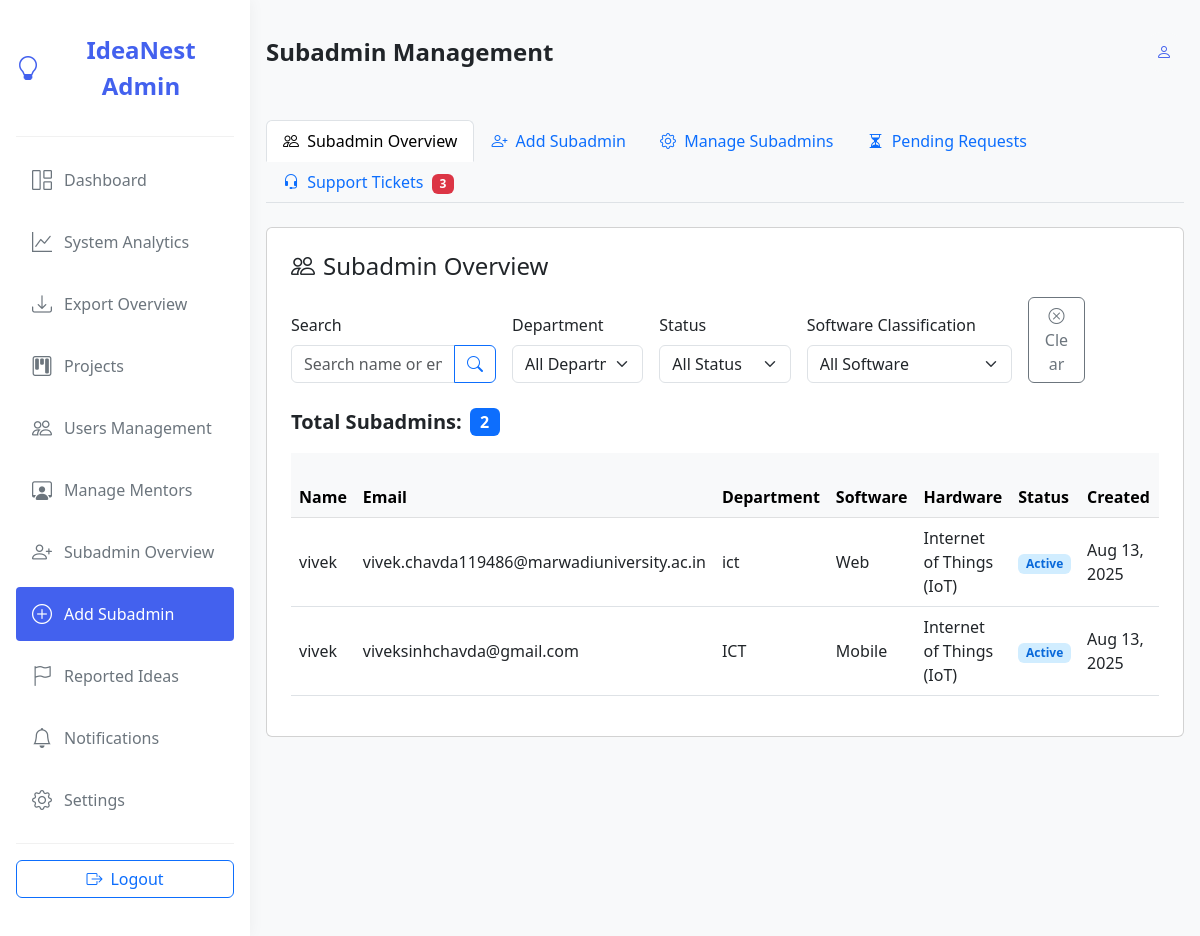
The page /Admin/subadmin/add_subadmin.php on the database its author committed.
### tables this page shows
CREATE TABLE `subadmins` (
                             `id` int(11) NOT NULL,
                             `email` varchar(255) NOT NULL,
                             `password` varchar(255) NOT NULL,
                             `name` varchar(100) DEFAULT NULL,
                             `domain` varchar(100) DEFAULT NULL,
                             `profile_complete` tinyint(1) DEFAULT 0,
                             `software_classification` varchar(100) DEFAULT NULL,
                             `hardware_classification` varchar(100) DEFAULT NULL,
                             `status` enum('active','inactive') DEFAULT 'active',
                             `created_at` timestamp NOT NULL DEFAULT current_timestamp(),
                             `last_login` timestamp NULL DEFAULT NULL
);

### Admin/subadmin/add_subadmin.php (the view, shortened to what this page needs)
<?php
include_once "../../Login/Login/db.php";
$stats_result = $conn->query("
    SELECT
        COUNT(*) as total,
        SUM(CASE WHEN status = 'open' THEN 1 ELSE 0 END) as open_count,
        SUM(CASE WHEN status = 'in_progress' THEN 1 ELSE 0 END) as in_progress_count,
        SUM(CASE WHEN status = 'resolved' THEN 1 ELSE 0 END) as resolved_count,
        SUM(CASE WHEN status = 'closed' THEN 1 ELSE 0 END) as closed_count,
        SUM(CASE WHEN priority = 'urgent' THEN 1 ELSE 0 END) as urgent_count,
        SUM(CASE WHEN priority = 'high' THEN 1 ELSE 0 END) as high_count
    FROM support_tickets
");
$ticket_stats = $stats_result->fetch_assoc();
$search = trim($_GET['search'] ?? '');
$sql = "SELECT id, name, email, domain, software_classification, hardware_classification, status, created_at, last_login FROM subadmins";
$sql .= " ORDER BY id DESC";
$stmt = $conn->prepare($sql);
$stmt->execute();
$result = $stmt->get_result();
$subadmin_count = $result->num_rows;
$subadmin_list = [];
while ($row = $result->fetch_assoc()) {
    $subadmin_list[] = $row;
}
$active_tab = $_GET['tab'] ?? 'overview';
?>
<!DOCTYPE html>
<html lang="en">
<head>
    <link href="https://cdn.jsdelivr.net/npm/bootstrap@5.3.0-alpha1/dist/css/bootstrap.min.css" rel="stylesheet">
    <link rel="stylesheet" href="https://cdn.jsdelivr.net/npm/bootstrap-icons@1.8.1/font/bootstrap-icons.css">
</head>
<body class="bg-light">
<?php include '../sidebar_admin.php'; ?>
<div class="main-content">
    <div class="topbar">
        <h1 class="page-title">Subadmin Management</h1>
        <div class="topbar-actions">
            <div class="dropdown">
                <a href="#" class="user-avatar" data-bs-toggle="dropdown" aria-expanded="false">
                    <i class="bi bi-person"></i>
                </a>
            </div>
        </div>
    </div>
    <div class="container-fluid p-0" style="min-height:100vh;">
        <ul class="nav nav-tabs mt-4" id="subadminTab" role="tablist">
            <li class="nav-item" role="presentation">
                <button class="nav-link <?php echo $active_tab === 'overview' ? 'active' : ''; ?>" id="overview-tab" data-bs-toggle="tab" data-bs-target="#overview" type="button" role="tab" aria-controls="overview" aria-selected="<?php echo $active_tab === 'overview' ? 'true' : 'false'; ?>">
                    <i class="bi bi-people me-1"></i> Subadmin Overview
                </button>
            </li>
            <li class="nav-item" role="presentation">
                <button class="nav-link <?php echo $active_tab === 'add' ? 'active' : ''; ?>" id="addsubadmin-tab" data-bs-toggle="tab" data-bs-target="#addsubadmin" type="button" role="tab" aria-controls="addsubadmin" aria-selected="<?php echo $active_tab === 'add' ? 'true' : 'false'; ?>">
                    <i class="bi bi-person-plus me-1"></i> Add Subadmin
                </button>
            </li>
            <li class="nav-item" role="presentation">
                <button class="nav-link <?php echo $active_tab === 'manage' ? 'active' : ''; ?>" id="manage-tab" data-bs-toggle="tab" data-bs-target="#manage" type="button" role="tab" aria-controls="manage" aria-selected="<?php echo $active_tab === 'manage' ? 'true' : 'false'; ?>">
                    <i class="bi bi-gear me-1"></i> Manage Subadmins
                </button>
            </li>
            <li class="nav-item" role="presentation">
                <button class="nav-link <?php echo $active_tab === 'pending' ? 'active' : ''; ?>" id="pending-tab" data-bs-toggle="tab" data-bs-target="#pending" type="button" role="tab" aria-controls="pending" aria-selected="<?php echo $active_tab === 'pending' ? 'true' : 'false'; ?>">
                    <i class="bi bi-hourglass-split me-1"></i> Pending Requests
                </button>
            </li>
            <li class="nav-item" role="presentation">
                <button class="nav-link <?php echo $active_tab === 'tickets' ? 'active' : ''; ?>" id="tickets-tab" data-bs-toggle="tab" data-bs-target="#tickets" type="button" role="tab" aria-controls="tickets" aria-selected="<?php echo $active_tab === 'tickets' ? 'true' : 'false'; ?>">
                    <i class="bi bi-headset me-1"></i> Support Tickets
                    <?php if ($ticket_stats['open_count'] + $ticket_stats['in_progress_count'] > 0): ?>
                        <span class="badge bg-danger ms-1"><?php echo $ticket_stats['open_count'] + $ticket_stats['in_progress_count']; ?></span>
                    <?php endif; ?>
                </button>
            </li>
        </ul>
        <div class="tab-content" id="subadminTabContent" style="padding:0;">
            <div class="tab-pane fade <?php echo $active_tab === 'overview' ? 'show active' : ''; ?>" id="overview" role="tabpanel" aria-labelledby="overview-tab">
                <div class="glass-card card p-4 w-100 mt-4">
                    <h4 class="mb-3">
                        <i class="bi bi-people me-2"></i>Subadmin Overview
                    </h4>
                    <form class="row g-3 align-items-end mb-4" id="subadminFilterBar" autocomplete="off" method="get">
                        <div class="col-md-3">
                            <label class="form-label">Search</label>
                            <div class="input-group">
                                <input type="text" class="form-control" placeholder="Search name or email..." name="search" value="<?php echo htmlspecialchars($search); ?>">
                                <button class="btn btn-outline-primary" type="submit"><i class="bi bi-search"></i></button>
                            </div>
                        </div>
                        <div class="col-md-2">
                            <label class="form-label">Department</label>
                            <select class="form-select" name="department">
                                <option value="">All Departments</option>
                            </select>
                        </div>
                        <div class="col-md-2">
                            <label class="form-label">Status</label>
                            <select class="form-select" name="status">
                                <option value="">All Status</option>
                            </select>
                        </div>
                        <div class="col-md-3">
                            <label class="form-label">Software Classification</label>
                            <select class="form-select" name="software_classification">
                                <option value="">All Software</option>
                            </select>
                        </div>
                        <div class="col-md-1 d-flex align-items-end">
                            <button type="reset" class="btn btn-outline-secondary w-100" onclick="window.location.href='?tab=overview'"><i class="bi bi-x-circle"></i> Clear</button>
                        </div>
                    </form>
                    <div class="d-flex align-items-center mb-3">
                        <span class="fs-5 fw-bold me-2">Total Subadmins:</span>
                        <span class="badge bg-primary fs-6"><?php echo $subadmin_count; ?></span>
                    </div>
                    <div class="table-responsive">
                        <table class="table table-hover align-middle">
                            <thead class="table-light">
                            <tr>
                                <th>Name</th>
                                <th>Email</th>
                                <th>Department</th>
                                <th>Software</th>
                                <th>Hardware</th>
                                <th>Status</th>
                                <th>Created</th>
                            </tr>
                            </thead>
                            <tbody>
                            <?php foreach ($subadmin_list as $sub): ?>
                                <tr>
                                    <td><?php echo htmlspecialchars($sub['name'] ?? 'Not Set'); ?></td>
                                    <td><?php echo htmlspecialchars($sub['email'] ?? ''); ?></td>
                                    <td><?php echo htmlspecialchars($sub['domain'] ?? 'Not Set'); ?></td>
                                    <td><?php echo htmlspecialchars($sub['software_classification'] ?? 'Not Set'); ?></td>
                                    <td><?php echo htmlspecialchars($sub['hardware_classification'] ?? 'Not Set'); ?></td>
                                    <td>
                                                <span class="badge <?php echo ($sub['status'] ?? 'active') === 'active' ? 'status-active' : 'status-inactive'; ?>">
                                                    <?php echo ucfirst($sub['status'] ?? 'active'); ?>
                                                </span>
                                    </td>
                                    <td><?php echo $sub['created_at'] ? date('M d, Y', strtotime($sub['created_at'])) : 'N/A'; ?></td>
                                </tr>
                            <?php endforeach; ?>
                            </tbody>
                        </table>
                    </div>
                </div>
            </div>
        </div>
    </div>
</div>
</body>
</html>

### assets/css/sidebar_admin.css (style rules this page uses)
.main-content { margin-left: 250px;padding: 1rem;transition: all 0.3s;min-height: 100vh; }
.topbar { display: flex;align-items: center;justify-content: space-between;padding: 1rem 0;margin-bottom: 2rem; }
.page-title { font-size: 1.5rem;font-weight: 600;margin: 0; }
.topbar-actions { display: flex;align-items: center; }
.user-avatar { width: 40px;height: 40px;border-radius: 50%;background-color: #f8f9fa;display: flex;align-items: center;justify-content: center;color: #4361ee;margin-left: 1rem;text-decoration: none; }

### Admin/subadmin/add_subadmin.php (style rules this page uses)
.main-content { margin-left: 250px; padding: 1rem; transition: all 0.3s; }
.topbar { display: flex; align-items: center; justify-content: space-between; padding: 1rem 0; margin-bottom: 2rem; }
.page-title { font-size: 1.5rem; font-weight: 600; margin: 0; }
.topbar-actions { display: flex; align-items: center; }
.user-avatar { width: 40px; height: 40px; border-radius: 50%; background-color: #f8f9fa; display: flex; align-items: center; justify-content: center; color: #4361ee; margin-left: 1rem; }
.status-active { background-color: #d1edff; color: #0969da; }

### rows shown on the page
subadmins: name "vivek", email "vivek.chavda119486@marwadiuniversity.ac.in", domain "ict", software_classification "Web", hardware_classification "Internet of Things (IoT)", status "Active", created_at "Aug 13, 2025"
subadmins: name "vivek", email "viveksinhchavda@gmail.com", domain "ICT", software_classification "Mobile", hardware_classification "Internet of Things (IoT)", status "Active", created_at "Aug 13, 2025"

### other values the page prints
$site_name "IdeaNest Admin"
$item['title'] "Dashboard"
$item['title'] "System Analytics"
$item['title'] "Export Overview"
$item['title'] "Projects"
$item['title'] "Users Management"
$item['title'] "Manage Mentors"
$item['title'] "Subadmin Overview"
$item['title'] "Add Subadmin"
$item['title'] "Reported Ideas"
$item['title'] "Notifications"
$item['title'] "Settings"
$ticket_stats['open_count'] + $ticket_stats['in_progress_count'] "3"
$subadmin_count "2"
